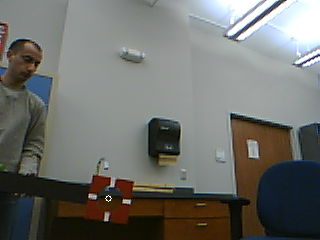
//> input picture ROBOT_2014/TestingGround/OpenCVTesting/edgetest.png, 320 x 240 px
$ ./process_dataset edgetest.png   (built with g++ and OpenCV 4)
//> lines starting //> are read from the running program, lines starting //| are printed output that depends on the picture; after the words box and inside, x2 and y2 are one past the last pixel; in counts of white or black regions, pixels touching at a corner belong together
/**
 * @file aiming_demo
 * @brief Canny + findContours + convexHull
 * @author D. Butenhoff
 */

#include <cstdio>
#include <cmath>
#include <string>
#include <iostream>
#include "opencv2/core/core.hpp"
#include "opencv2/highgui/highgui.hpp"
#include "opencv2/imgproc/imgproc.hpp"

using namespace std;
using namespace cv;

// FYI: hue ranges from 0 to 179 in OpenCV
const unsigned int MIN_HUE = 0;
const unsigned int LOWER_HUE = 10;
const unsigned int UPPER_HUE = 160;
const unsigned int MAX_HUE = 179;
// FYI: saturation ranges from 0 to 255 in OpenCV
const unsigned int LOWER_SAT = 160;
const unsigned int UPPER_SAT = 255;
// FYI: value ranges from 0 to 255 in OpenCV
const unsigned int LOWER_VAL = 60;
const unsigned int UPPER_VAL = 190;

// hull size filter range
const int MIN_SIZE = 100; // one corner of the target at furthest distance is about 180 square pixels
const int MAX_SIZE = 1000; // one corner of the target at closest distance is about 650 square pixels

// hull proximity distance filter limit
const int PROXIMITY_LIMIT = 70; // diagonal corners of the target at closest distance is about 60 pixels

bool compareContourAreas ( std::vector<cv::Point> contour1, std::vector<cv::Point> contour2 );

/**
 * @function main
 * @brief Main function
 */
int main( int argc, char** argv )
{
  if( argc < 2 )
  { cout << "no dataset was specified" << endl; return -1; }

  Mat scene;
  for( int scene_num = 1; scene_num < argc; scene_num++ )
  {
    if( argv[scene_num] != NULL )
    {
    scene = imread( argv[scene_num], CV_LOAD_IMAGE_COLOR );
//> scene is the input picture: 240 rows x 320 cols, CV_8UC3; mean B, G, R 107, 111.4, 110.2
    if( scene.data )
    {
      Mat scene_original = scene.clone();

      // convert the scene to HSV
      cvtColor( scene, scene, CV_BGR2HSV );
//> scene: 240 rows x 320 cols, CV_8UC3; mean H, S, V 63.6, 59.4, 117.4

      // filter the scene by hue
      Mat upr_scene, lwr_scene;
      inRange( scene, Scalar( UPPER_HUE, LOWER_SAT, LOWER_VAL ), Scalar( MAX_HUE, UPPER_SAT, UPPER_VAL ), upr_scene );
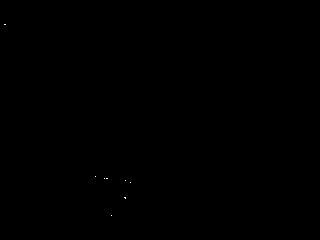
//> upr_scene: 240 rows x 320 cols, CV_8UC1; 0.02% white in thin lines or dots, all inside (x1, y1, x2, y2) = (4, 24, 131, 216)
      inRange( scene, Scalar( MIN_HUE, LOWER_SAT, LOWER_VAL ), Scalar( LOWER_HUE, UPPER_SAT, UPPER_VAL ), lwr_scene );
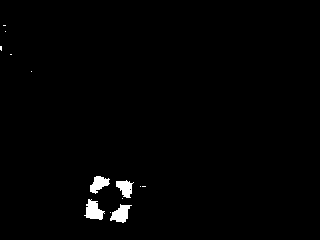
//> lwr_scene: 240 rows x 320 cols, CV_8UC1; 1.2% white; 13 white regions (9 under 20 px), largest, box (x1, y1, x2, y2) and area: (84, 199, 105, 220) 263, (110, 204, 132, 223) 237, (90, 176, 110, 194) 210, (116, 180, 134, 198) 198
      add( upr_scene, lwr_scene, scene );
//> scene: 240 rows x 320 cols, CV_8UC1; 1.2% white; 13 white regions (9 under 20 px), largest, box (x1, y1, x2, y2) and area: (84, 199, 105, 220) 263, (110, 204, 132, 223) 238, (90, 176, 110, 194) 214, (116, 180, 134, 199) 203

      // erode/dilate to remove small noise clusters
      erode( scene, scene, getStructuringElement( MORPH_ELLIPSE, Size ( 3, 3 ) ) );
      dilate( scene, scene, getStructuringElement( MORPH_ELLIPSE, Size ( 5, 5 ) ) );

      // detect the edges using Canny
      Canny( scene, scene, 100, 200, 3 );
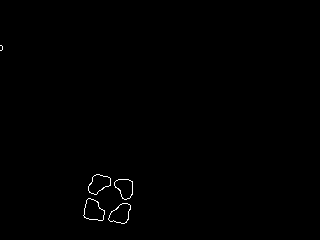
//> scene: 240 rows x 320 cols, CV_8UC1; 0.36% white in thin lines or dots, all inside (x1, y1, x2, y2) = (0, 45, 133, 224)

      // find contours
      vector<vector<Point> > contours;
      vector<Vec4i> hierarchy;
      findContours( scene, contours, hierarchy, CV_RETR_TREE, CV_CHAIN_APPROX_SIMPLE, Point(0, 0) );
//> contours = 9 contours, 1 with area under 20; largest, box (x1, y1, x2, y2) and area: (83, 198, 105, 221) 320, (83, 198, 105, 221) 318, (108, 203, 131, 224) 297, (108, 203, 131, 224) 292, (88, 174, 111, 195) 286, (88, 174, 111, 195) 281, (114, 179, 133, 200) 262, (114, 179, 133, 200) 258

      // normalize contours into convex hulls
      vector<vector<Point> > hulls( contours.size() );
//> hulls = 9 empty contours
      for( unsigned int i = 0; i < contours.size(); i++ )
        convexHull( Mat(contours[i]), hulls[i] );
//> this loop made 9 passes

      // calculate area for each hull
      vector<double> areas( hulls.size() );
      for( int i = hulls.size() - 1; i >= 0; i-- )
        areas[i] = contourArea( hulls[i] );

      // filter hulls quickly for size
      for( int i = hulls.size() - 1; i >= 0; i-- )
      {
        if( areas[i] < MIN_SIZE || areas[i] > MAX_SIZE )
        {
          hulls.erase( hulls.begin() + i );
          areas.erase( areas.begin() + i );
        }
      }

      // sort by largest contours
      std::sort(hulls.begin(), hulls.end(), compareContourAreas);
//> in compareContourAreas, `double i = fabs( contourArea(cv::Mat(contour1)) );`: i = 313
//> in compareContourAreas, `double j = fabs( contourArea(cv::Mat(contour2)) );`: j = 321.5
//> hulls = 8 contours; box (x1, y1, x2, y2) and area: (83, 198, 105, 221) 352, (83, 198, 105, 221) 342, (108, 203, 131, 224) 322, (88, 174, 111, 195) 318, (88, 174, 111, 195) 314, (108, 203, 131, 224) 313, (114, 179, 133, 200) 282, (114, 179, 133, 200) 275

      // calculate center of mass for each remaining hull
      vector<Point> cms( hulls.size() );
      for( int i = hulls.size() - 1; i >= 0; i-- )
      {
        Moments mu_i = moments( hulls[i] );
        cms[i] = Point( mu_i.m10/mu_i.m00 , mu_i.m01/mu_i.m00 );
      }
//> this loop made 8 passes

      // filter hulls quickly for overlap, approximated by centers vs root area of larger hull
      for( int i = hulls.size() - 1; i >= 0; i-- )
      {
        for( int j = hulls.size() - 1; j > i; j-- )
        {
          double cm_dist = sqrt( pow( (cms[i].x - cms[j].x), 2 ) + pow( (cms[i].y - cms[j].y), 2 ) );
          double root_area = sqrt( fmax( areas[i], areas[j] ) );
          if( cm_dist < root_area )
          {
            hulls.erase( hulls.begin() + j );
            cms.erase( cms.begin() + j );
            areas.erase( areas.begin() + j );
          }
        }
      }
//> after the loop, areas = [321.5, 351.5, 342, 318]; hulls = 4 contours; box (x1, y1, x2, y2) and area: (83, 198, 105, 221) 352, (108, 203, 131, 224) 322, (88, 174, 111, 195) 318, (114, 179, 133, 200) 282; cms = 4 Points (x, y): [93, 210], [120, 213], [98, 183], [124, 187]

      bool removed_something = true;
      while( removed_something )
      {
        removed_something = false;
        for( int i = hulls.size() - 1; i >= 0; i-- )
        {
          int proximate = 0;
          for( int j = hulls.size() - 1; j >= 0; j-- )
          {
            double cm_dist = sqrt( pow( (cms[i].x - cms[j].x), 2 ) + pow( (cms[i].y - cms[j].y), 2 ) );
            // calculate distance to every other center and increment counter if less than limit
            if( cm_dist < PROXIMITY_LIMIT )
            {
              // filter for proximity to at least three other hulls
              proximate++;
            }
          }
          // if fewer than three proximate hulls besides itself, remove hull from list and set removal flag to true
          if( proximate < 4 )
          {
            cout << "removing hull at (" << cms[i].x << ", " << cms[i].y << ")" << endl;
            hulls.erase( hulls.begin() + i );
            cms.erase( cms.begin() + i );
            areas.erase( areas.begin() + i );
            removed_something = true;
          }
        }
      }
//> this loop made 1 pass
//> after the loop, removed_something = false

      // calculate vertex centroid of top four centers of mass
      Point centroid;
      for( unsigned int i = 0; i < hulls.size(); i++ )
      {
        drawContours( scene_original, hulls, i, Scalar(((10*i) % 255), 255, 255), 1, 8, vector<Vec4i>(), 0, Point() );
      }
//> this loop made 4 passes
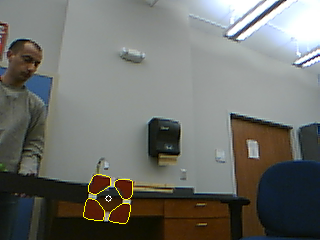
//> scene_original: 240 rows x 320 cols, CV_8UC3; 0.32% of pixels changed, all inside (x1, y1, x2, y2) = (83, 174, 133, 224)

      string new_filename = "./" + string(argv[scene_num]) + "_processed.png";
//> new_filename = "./edgetest.png_processed.png"
      if( hulls.size() >= 4 )
      {
        centroid = Point( (cms[0].x + cms[1].x + cms[2].x + cms[3].x) / 4,
                          (cms[0].y + cms[1].y + cms[2].y + cms[3].y) / 4 );
//> centroid = Point(108, 198)
        circle( scene_original, centroid, 3, Scalar(0, 0, 255) );
//> scene_original: 240 rows x 320 cols, CV_8UC3; 16 pixels changed, all inside (x1, y1, x2, y2) = (105, 195, 112, 202)
        cout << "centroid found at (" << centroid.x << ", " << centroid.y << ") based on hulls: ";
//| centroid found at (108, 198) based on hulls:
        cout << areas[0] << ", " << areas[1] << ", " << areas[2] << ", " << areas[3] << endl;
//| 321.5, 351.5, 342, 318
      }
      else
      {
        cout << "centroid not found in " << new_filename << endl;
      }
      imwrite( new_filename, scene_original );
    }
    else
      cout << "could not open file" << endl;
    }
    else
      cout << "invalid parameter" << endl;
  }

  return 0;
}

/*
 * comparison function object for sorting in decreasing order
 */
bool compareContourAreas ( std::vector<cv::Point> contour1, std::vector<cv::Point> contour2 ) {
    double i = fabs( contourArea(cv::Mat(contour1)) );
    double j = fabs( contourArea(cv::Mat(contour2)) );
    return ( i > j );
}
